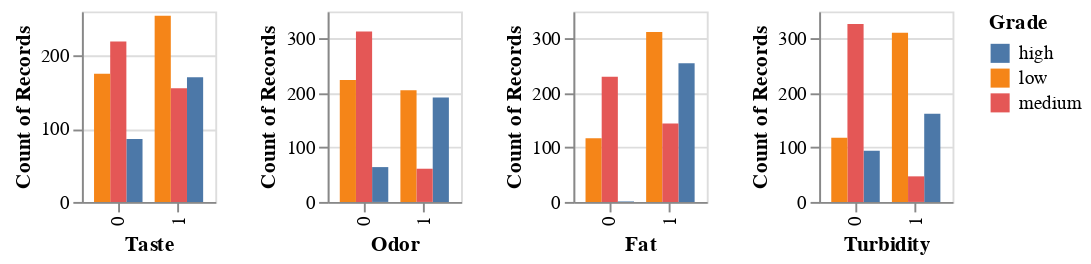

The cell this chart's notebook holds for it:
### Code cell
barplot

### Figure 1 — Vega-Lite specification as saved in the notebook (floating-point values rounded to 4 significant figures; data arrays with more than 128 entries replaced by an {"elided": "..."} marker saying what was removed)
{"config": {"view": {"continuousWidth": 300, "continuousHeight": 300}}, "repeat": {"column": ["Taste", "Odor", "Fat", "Turbidity"]}, "spec": {"data": {"name": "data-79f9d78b8b184cfbcfb5e76fa79bd4f1"}, "mark": {"type": "bar"}, "encoding": {"color": {"field": "Grade", "type": "nominal"}, "x": {"field": {"repeat": "column"}, "scale": {"zero": false}}, "xOffset": {"field": "Grade", "sort": ["low", "medium", "high"], "type": "nominal"}, "y": {"aggregate": "count", "type": "quantitative"}}, "height": 100, "width": 70}, "$schema": "https://vega.github.io/schema/vega-lite/v5.8.0.json", "datasets": {"data-79f9d78b8b184cfbcfb5e76fa79bd4f1": {"elided": "1059 records"}}}
